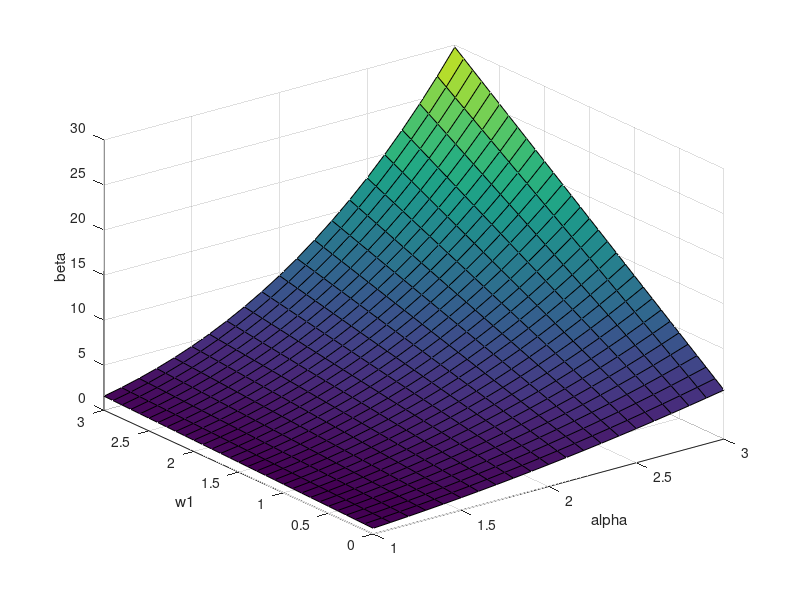

Write the MATLAB code that produced this figure.
clear all
close all

load test_beta_ws.mat

% vars alpha, w;

alpha2_v = 1:0.1:3;
alph_w1_v = 0:0.1:3;

[ALPHA2,ALPH_W1] = meshgrid(alpha2_v,alph_w1_v);
BETA = zeros(size(ALPHA2));

for i=1:numel(ALPHA2)
    
alpha2 = ALPHA2(i);
alph_w1 = ALPH_W1(i);

lTopt = 1/(1+alpha2*alph_w1);
% lTopt = lambda*T;

beta = ...
( ...
alpha2^2*T*(1+lTopt) + ...
    alpha2*T* ...
    sqrt( ...
        alpha2^2*(1+2*lTopt+lTopt^2) + ...
        (2*lTopt-alpha2*lTopt^2*alph_w1-lTopt^2) ...
        ) ...
)/ ...
(2*lTopt-alpha2*lTopt^2*alph_w1-lTopt^2);

BETA(i) = beta;

end

figure
surf(ALPHA2,ALPH_W1,BETA);
xlabel('alpha');
ylabel('w1');
zlabel('beta');
